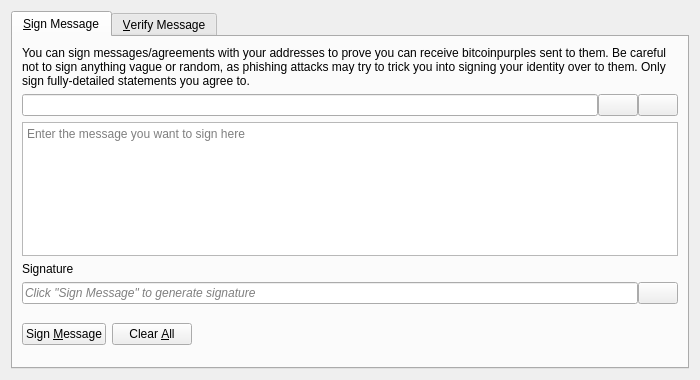
<?xml version="1.0" encoding="UTF-8"?>
<ui version="4.0">
 <class>SignVerifyMessageDialog</class>
 <widget class="QDialog" name="SignVerifyMessageDialog">
  <property name="geometry">
   <rect>
    <x>0</x>
    <y>0</y>
    <width>700</width>
    <height>380</height>
   </rect>
  </property>
  <property name="windowTitle">
   <string>Signatures - Sign / Verify a Message</string>
  </property>
  <property name="modal">
   <bool>true</bool>
  </property>
  <layout class="QVBoxLayout" name="verticalLayout">
   <item>
    <widget class="QTabWidget" name="tabWidget">
     <property name="currentIndex">
      <number>0</number>
     </property>
     <widget class="QWidget" name="tabSignMessage">
      <attribute name="title">
       <string>&amp;Sign Message</string>
      </attribute>
      <layout class="QVBoxLayout" name="verticalLayout_SM">
       <item>
        <widget class="QLabel" name="infoLabel_SM">
         <property name="text">
          <string>You can sign messages/agreements with your addresses to prove you can receive bitcoinpurples sent to them. Be careful not to sign anything vague or random, as phishing attacks may try to trick you into signing your identity over to them. Only sign fully-detailed statements you agree to.</string>
         </property>
         <property name="textFormat">
          <enum>Qt::PlainText</enum>
         </property>
         <property name="wordWrap">
          <bool>true</bool>
         </property>
        </widget>
       </item>
       <item>
        <layout class="QHBoxLayout" name="horizontalLayout_1_SM">
         <property name="spacing">
          <number>0</number>
         </property>
         <item>
          <widget class="QValidatedLineEdit" name="addressIn_SM">
           <property name="toolTip">
            <string>The BitcoinPurple address to sign the message with</string>
           </property>
          </widget>
         </item>
         <item>
          <widget class="QPushButton" name="addressBookButton_SM">
           <property name="toolTip">
            <string>Choose previously used address</string>
           </property>
           <property name="text">
            <string/>
           </property>
           <property name="icon">
            <iconset resource="../bitcoinpurple.qrc">
             <normaloff>:/icons/address-book</normaloff>:/icons/address-book</iconset>
           </property>
           <property name="shortcut">
            <string>Alt+A</string>
           </property>
           <property name="autoDefault">
            <bool>false</bool>
           </property>
          </widget>
         </item>
         <item>
          <widget class="QPushButton" name="pasteButton_SM">
           <property name="toolTip">
            <string>Paste address from clipboard</string>
           </property>
           <property name="text">
            <string/>
           </property>
           <property name="icon">
            <iconset resource="../bitcoinpurple.qrc">
             <normaloff>:/icons/editpaste</normaloff>:/icons/editpaste</iconset>
           </property>
           <property name="shortcut">
            <string>Alt+P</string>
           </property>
           <property name="autoDefault">
            <bool>false</bool>
           </property>
          </widget>
         </item>
        </layout>
       </item>
       <item>
        <widget class="QPlainTextEdit" name="messageIn_SM">
         <property name="toolTip">
          <string>Enter the message you want to sign here</string>
         </property>
         <property name="placeholderText">
          <string>Enter the message you want to sign here</string>
         </property>
        </widget>
       </item>
       <item>
        <widget class="QLabel" name="signatureLabel_SM">
         <property name="text">
          <string>Signature</string>
         </property>
         <property name="textFormat">
          <enum>Qt::PlainText</enum>
         </property>
        </widget>
       </item>
       <item>
        <layout class="QHBoxLayout" name="horizontalLayout_2_SM">
         <property name="spacing">
          <number>0</number>
         </property>
         <item>
          <widget class="QLineEdit" name="signatureOut_SM">
           <property name="placeholderText">
            <string>Click "Sign Message" to generate signature</string>
           </property>
           <property name="font">
            <font>
             <italic>true</italic>
            </font>
           </property>
           <property name="readOnly">
            <bool>true</bool>
           </property>
          </widget>
         </item>
         <item>
          <widget class="QPushButton" name="copySignatureButton_SM">
           <property name="toolTip">
            <string>Copy the current signature to the system clipboard</string>
           </property>
           <property name="text">
            <string/>
           </property>
           <property name="icon">
            <iconset resource="../bitcoinpurple.qrc">
             <normaloff>:/icons/editcopy</normaloff>:/icons/editcopy</iconset>
           </property>
           <property name="autoDefault">
            <bool>false</bool>
           </property>
          </widget>
         </item>
        </layout>
       </item>
       <item>
        <layout class="QHBoxLayout" name="horizontalLayout_3_SM">
         <item>
          <widget class="QPushButton" name="signMessageButton_SM">
           <property name="toolTip">
            <string>Sign the message to prove you own this BitcoinPurple address</string>
           </property>
           <property name="text">
            <string>Sign &amp;Message</string>
           </property>
           <property name="icon">
            <iconset resource="../bitcoinpurple.qrc">
             <normaloff>:/icons/edit</normaloff>:/icons/edit</iconset>
           </property>
           <property name="autoDefault">
            <bool>false</bool>
           </property>
          </widget>
         </item>
         <item>
          <widget class="QPushButton" name="clearButton_SM">
           <property name="toolTip">
            <string>Reset all sign message fields</string>
           </property>
           <property name="text">
            <string>Clear &amp;All</string>
           </property>
           <property name="icon">
            <iconset resource="../bitcoinpurple.qrc">
             <normaloff>:/icons/remove</normaloff>:/icons/remove</iconset>
           </property>
           <property name="autoDefault">
            <bool>false</bool>
           </property>
          </widget>
         </item>
         <item>
          <spacer name="horizontalSpacer_1_SM">
           <property name="orientation">
            <enum>Qt::Horizontal</enum>
           </property>
           <property name="sizeHint" stdset="0">
            <size>
             <width>40</width>
             <height>48</height>
            </size>
           </property>
          </spacer>
         </item>
         <item>
          <widget class="QLabel" name="statusLabel_SM">
           <property name="font">
            <font>
             <weight>75</weight>
             <bold>true</bold>
            </font>
           </property>
           <property name="text">
            <string/>
           </property>
           <property name="wordWrap">
            <bool>true</bool>
           </property>
          </widget>
         </item>
         <item>
          <spacer name="horizontalSpacer_2_SM">
           <property name="orientation">
            <enum>Qt::Horizontal</enum>
           </property>
           <property name="sizeHint" stdset="0">
            <size>
             <width>40</width>
             <height>48</height>
            </size>
           </property>
          </spacer>
         </item>
        </layout>
       </item>
      </layout>
     </widget>
     <widget class="QWidget" name="tabVerifyMessage">
      <attribute name="title">
       <string>&amp;Verify Message</string>
      </attribute>
      <layout class="QVBoxLayout" name="verticalLayout_VM">
       <item>
        <widget class="QLabel" name="infoLabel_VM">
         <property name="text">
          <string>Enter the receiver's address, message (ensure you copy line breaks, spaces, tabs, etc. exactly) and signature below to verify the message. Be careful not to read more into the signature than what is in the signed message itself, to avoid being tricked by a man-in-the-middle attack. Note that this only proves the signing party receives with the address, it cannot prove sendership of any transaction!</string>
         </property>
         <property name="textFormat">
          <enum>Qt::PlainText</enum>
         </property>
         <property name="alignment">
          <set>Qt::AlignLeading|Qt::AlignLeft|Qt::AlignTop</set>
         </property>
         <property name="wordWrap">
          <bool>true</bool>
         </property>
        </widget>
       </item>
       <item>
        <layout class="QHBoxLayout" name="horizontalLayout_1_VM">
         <property name="spacing">
          <number>0</number>
         </property>
         <item>
          <widget class="QValidatedLineEdit" name="addressIn_VM">
           <property name="toolTip">
            <string>The BitcoinPurple address the message was signed with</string>
           </property>
          </widget>
         </item>
         <item>
          <widget class="QPushButton" name="addressBookButton_VM">
           <property name="toolTip">
            <string>Choose previously used address</string>
           </property>
           <property name="text">
            <string/>
           </property>
           <property name="icon">
            <iconset resource="../bitcoinpurple.qrc">
             <normaloff>:/icons/address-book</normaloff>:/icons/address-book</iconset>
           </property>
           <property name="shortcut">
            <string>Alt+A</string>
           </property>
           <property name="autoDefault">
            <bool>false</bool>
           </property>
          </widget>
         </item>
        </layout>
       </item>
       <item>
        <widget class="QPlainTextEdit" name="messageIn_VM">
          <property name="toolTip">
            <string>The signed message to verify</string>
          </property>
          <property name="placeholderText">
            <string>The signed message to verify</string>
          </property>
        </widget>
       </item>
       <item>
        <widget class="QValidatedLineEdit" name="signatureIn_VM">
          <property name="toolTip">
            <string>The signature given when the message was signed</string>
          </property>
          <property name="placeholderText">
            <string>The signature given when the message was signed</string>
          </property>
        </widget>
       </item>
       <item>
        <layout class="QHBoxLayout" name="horizontalLayout_2_VM">
         <item>
          <widget class="QPushButton" name="verifyMessageButton_VM">
           <property name="toolTip">
            <string>Verify the message to ensure it was signed with the specified BitcoinPurple address</string>
           </property>
           <property name="text">
            <string>Verify &amp;Message</string>
           </property>
           <property name="icon">
            <iconset resource="../bitcoinpurple.qrc">
             <normaloff>:/icons/transaction_0</normaloff>:/icons/transaction_0</iconset>
           </property>
           <property name="autoDefault">
            <bool>false</bool>
           </property>
          </widget>
         </item>
         <item>
          <widget class="QPushButton" name="clearButton_VM">
           <property name="toolTip">
            <string>Reset all verify message fields</string>
           </property>
           <property name="text">
            <string>Clear &amp;All</string>
           </property>
           <property name="icon">
            <iconset resource="../bitcoinpurple.qrc">
             <normaloff>:/icons/remove</normaloff>:/icons/remove</iconset>
           </property>
           <property name="autoDefault">
            <bool>false</bool>
           </property>
          </widget>
         </item>
         <item>
          <spacer name="horizontalSpacer_1_VM">
           <property name="orientation">
            <enum>Qt::Horizontal</enum>
           </property>
           <property name="sizeHint" stdset="0">
            <size>
             <width>40</width>
             <height>48</height>
            </size>
           </property>
          </spacer>
         </item>
         <item>
          <widget class="QLabel" name="statusLabel_VM">
           <property name="font">
            <font>
             <weight>75</weight>
             <bold>true</bold>
            </font>
           </property>
           <property name="text">
            <string/>
           </property>
           <property name="wordWrap">
            <bool>true</bool>
           </property>
          </widget>
         </item>
         <item>
          <spacer name="horizontalSpacer_2_VM">
           <property name="orientation">
            <enum>Qt::Horizontal</enum>
           </property>
           <property name="sizeHint" stdset="0">
            <size>
             <width>40</width>
             <height>48</height>
            </size>
           </property>
          </spacer>
         </item>
        </layout>
       </item>
      </layout>
     </widget>
    </widget>
   </item>
  </layout>
 </widget>
 <customwidgets>
  <customwidget>
   <class>QValidatedLineEdit</class>
   <extends>QLineEdit</extends>
   <header>qt/qvalidatedlineedit.h</header>
  </customwidget>
 </customwidgets>
 <resources>
  <include location="../bitcoinpurple.qrc"/>
 </resources>
 <connections/>
</ui>
